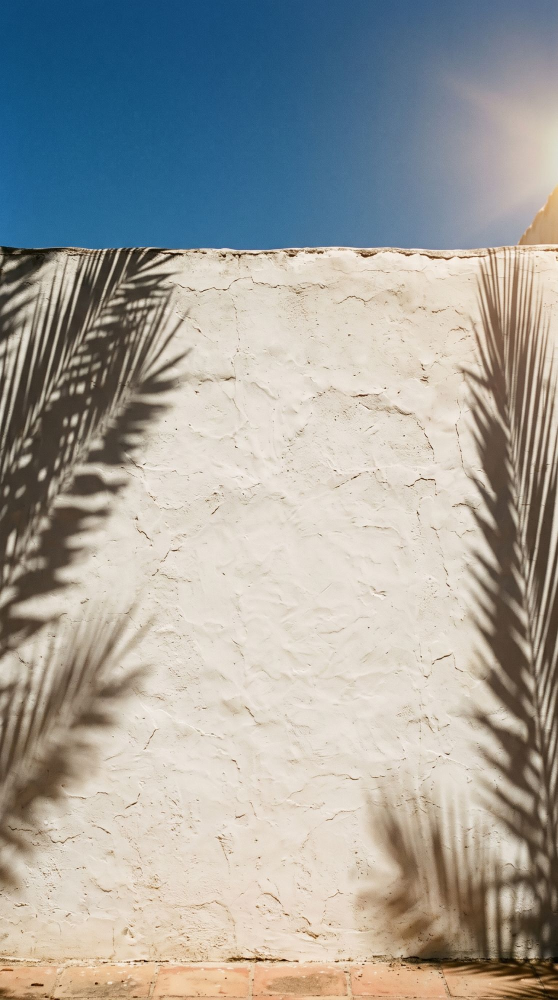
#> input picture reel/assets/source/bg-ete.jpg, 1116 x 2000 px (shown at 1/2 size)
$ python -i render.py   (imports and definitions only)
#> lines starting #> are read from the running program, lines starting #| are printed output that depends on the picture
#!/usr/bin/env python3
"""Render « Du soleil à la neige », the BASIC tank-top reel (1080x1920, 30 fps).

    python3 tools/render.py                       # full render -> build/video.mp4 (silent)
    python3 tools/render.py --stills 0.5,3.2,8.8  # PNG stills -> build/stills/

One chocolate, sable, écru and noir tank top per season. Each season opens on
the tank alone, then the outfit is rebuilt one piece per beat (120 BPM) as a
fresh die-cut sticker. The backgrounds keep moving underneath - sun, sea,
rain, snow - while the stickers stay put, which is what sells the collage.

Text lives between 14% and 65% of the frame height: Instagram's caption and
buttons cover the rest of a Reel ad.
"""
import os, sys, json, math, subprocess, hashlib
import numpy as np
import cv2
from PIL import Image, ImageDraw, ImageFont
from multiprocessing import Pool

ROOT = os.path.dirname(os.path.dirname(os.path.abspath(__file__)))
SRC = os.path.join(ROOT, 'assets', 'source')
FONTS = os.path.join(ROOT, 'assets', 'fonts')
STK = os.path.join(ROOT, 'build', 'stickers')
BUILD = os.path.join(ROOT, 'build')

W, H, FPS = 1080, 1920, 30
DUR = 13.5
NB = ' '          # French puts a no-break space before ? ! : ;

INK = np.array([28, 26, 27]) / 255
PAPER = np.array([251, 248, 242]) / 255
ECRU = np.array([239, 232, 220]) / 255

# ---------------------------------------------------------------- timeline --
# 120 BPM, one beat = 0.5 s. Every swap lands on a beat.
SEASONS = [
    dict(key='ete', bg='bg-ete.jpg', t0=0.0, t1=2.5, fx='sun', icon='sun', hook=True,
         steps=[(0.0, 'model-01-chocolat', None, '31°'),
                (1.5, 'model-02-chocolat-manchette', '+ MANCHETTE DORÉE', '31°')]),
    dict(key='fin', bg='bg-fin-ete.jpg', t0=2.5, t1=4.0, fx='sea', icon='sunset', label='Fin d’été',
         steps=[(2.5, 'model-03-sable', None, '26°'),
                (3.0, 'model-04-sable-chemise', '+ CHEMISE EN POPELINE', '24°')]),
    dict(key='aut', bg='bg-automne.jpg', t0=4.0, t1=6.5, fx='rain', icon='rain', label='Automne',
         steps=[(4.0, 'model-05-ecru', None, '19°'),
                (4.5, 'model-06-ecru-blazer', '+ BLAZER EN LAINE', '16°'),
                (5.5, 'model-07-ecru-trench', '+ TRENCH CAMEL', '12°')]),
    dict(key='hiv', bg='bg-hiver.jpg', t0=6.5, t1=9.5, fx='snow', icon='snow', label='Hiver', punch=8.5,
         steps=[(6.5, 'model-08-noir', None, '5°'),
                (7.0, 'model-09-noir-gilet', '+ GILET EN MAILLE', '2°'),
                (7.5, 'model-10-noir-manteau', '+ MANTEAU EN LAINE', '−2°')]),
]
FINAL = dict(t0=9.5, t1=12.0, minis=[9.5, 9.75, 10.0, 10.25], tag1=10.5, tag2=10.75)
END = dict(t0=12.0, t1=DUR)
FINALE_LOOKS = [('model-01-chocolat', 'CHOCOLAT'), ('model-03-sable', 'SABLE'),
                ('model-05-ecru', 'ÉCRU'), ('model-08-noir', 'NOIR')]

# sticker rotation per look: hand-placed, never twice the same
LOOK_ROT = {'model-01-chocolat': -1.2, 'model-02-chocolat-manchette': 0.9,
            'model-03-sable': 1.1, 'model-04-sable-chemise': -0.8,
            'model-05-ecru': -1.0, 'model-06-ecru-blazer': 0.7, 'model-07-ecru-trench': -0.5,
            'model-08-noir': 1.2, 'model-09-noir-gilet': -0.9, 'model-10-noir-manteau': 0.6}

STICKER_TOP = 460      # top of the white die-cut edge, frame px
MARGIN = 40            # extra transparent room around a sticker for its shadow


# [246 lines left out: functions events, font, run_length, draw_run, supersample_round_rect, with_shadow and 7 more, not called in this run]


# ------------------------------------------------------------------ assets --
class Assets:
    # [124 lines left out: functions __init__, sun_prep, fx_prep, end_prep, not called in this run]


A = None


# [130 lines left out: functions init_worker, bg_affine, render_bg, summer_plate, sea_plate, flare and 4 more, not called in this run]


# ------------------------------------------------------------------ frames --
def frame_at(i):
    t = i / FPS
    if t >= END['t0']:
        out = end_card(t)
    elif t >= FINAL['t0']:
        out = finale(t, i)
    else:
        out = season_frame(t, i)
    out *= A.vignette
    # film grain: clumpy, luminance only, shared by every layer
    rng = np.random.default_rng(1000 + i)
    g = rng.standard_normal((H // 2, W // 2)).astype(np.float32)
    g = cv2.resize(g, (W, H), interpolation=cv2.INTER_LINEAR)
    out += (g * 0.016)[..., None]
    return (np.clip(out, 0, 1) * 255 + 0.5).astype(np.uint8)


def look_center(scale=1.0, top=STICKER_TOP, cx=W / 2):
    w, h = A.look_size
    return cx, top - A.vis_top * scale + h * scale / 2


# [100 lines left out: functions season_frame, finale, not called in this run]


def ease_out(u):
    u = min(1.0, max(0.0, u))
    return 1 - (1 - u) ** 3


# [49 lines left out: functions end_card, main, not called in this run]


# [2 lines not run here, left out]

>>> import cv2
>>> picture = cv2.imread('../assets/source/bg-ete.jpg', cv2.IMREAD_GRAYSCALE)
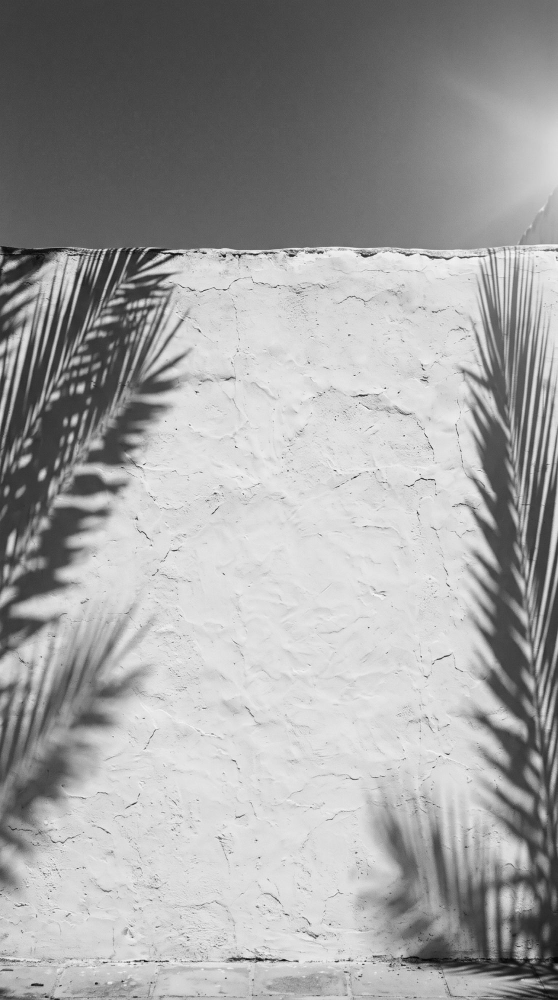
#> picture: shape (2000, 1116) (shown at 1/2 size); min 0, max 255, mean 160.8
>>> result = frame_at(picture)
#> (the run stopped early here; a loop or call above may not have finished)
